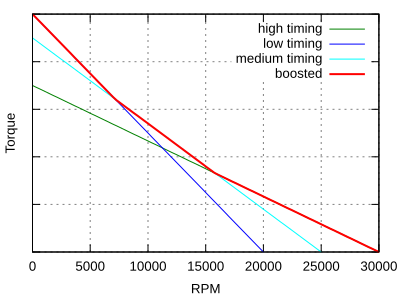

Here is the gnuplot script that generated this plot:
# http://gnuplot.respawned.com/
# Scale font and line width (dpi) by changing the size! It will always display stretched.
set terminal svg size 400,300 enhanced fname 'arial'  fsize 10 butt solid
set output 'out.svg'

# Key means label...
set key inside top right
set xlabel 'RPM'
set ylabel 'Torque'
set format y ""
set grid xtics mxtics ytics mytics
set xrange [0:30000]
set yrange [0:]

torque(x, stall, freerun) = stall + x * (-1.0 * stall) / freerun
boostedtorque(x) = x < (50000/7) ? torque(x, 1.0, 20000) : x < (300000/19) ? torque(x, 0.9, 25000) : torque(x, 0.7, 30000)

set style line 1 linewidth 2

plot torque(x, 0.7, 30000) title "high timing" linestyle 2, \
     torque(x, 1.0, 20000) title "low timing" linestyle 3, \
     torque(x, 0.9, 25000) title "medium timing" linestyle 4, \
     boostedtorque(x) title "boosted" linestyle 1
